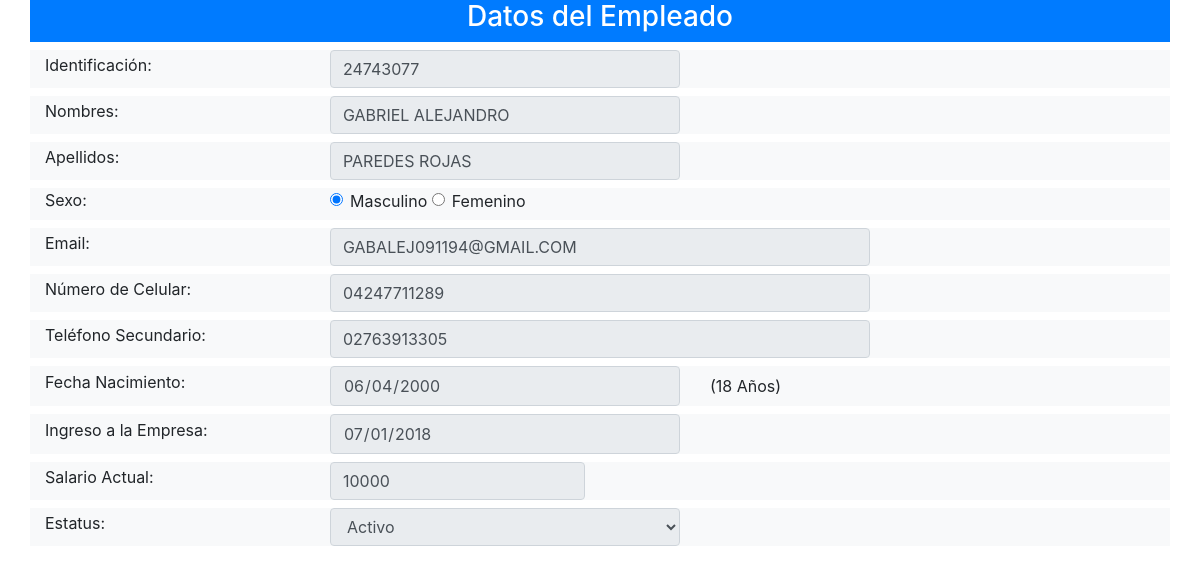
The page /frontend/pantalla/empleado/ver_empleado.php on the database its author committed.
### tables this page shows
CREATE TABLE IF NOT EXISTS `empleado` (
  `cod_emp` int(11) NOT NULL AUTO_INCREMENT,
  `dni_emp` varchar(10) NOT NULL,
  `nom_emp` varchar(25) NOT NULL,
  `ape_emp` varchar(25) NOT NULL,
  `sex_emp` char(1) NOT NULL,
  `te1_emp` varchar(15) NOT NULL,
  `te2_emp` varchar(15) DEFAULT NULL,
  `nac_emp` date NOT NULL,
  `ing_emp` date NOT NULL,
  `sal_emp` float NOT NULL,
  `dir_emp` varchar(80) NOT NULL,
  `ema_emp` varchar(80) NOT NULL,
  `est_emp` char(1) NOT NULL,
  PRIMARY KEY (`cod_emp`)
);

### backend/clase/permiso.class.php (called while the page is built, shortened)
<?php
require_once("utilidad.class.php");
class permiso extends utilidad
{   public $cod_per;
	public function validar_acceso($id_opc,$fky_usuario)
	{
		$sql="select est_per
		      from  permiso
		      where
		      fky_opcion=$id_opc and
		      fky_usuario=$fky_usuario";
		      return $this->ejecutar($sql);
	}
}
?>

### backend/clase/utilidad.class.php (called while the page is built, shortened)
<?php
class utilidad
{
    private $servidor="localhost";
    private $usuario="root";
    private $clave="";
    private $base_datos="febrero";
    public  $mysqli;
   public function conectar(){
   		$this->mysqli = new mysqli($this->servidor, $this->usuario, $this->clave, $this->base_datos);
   }
	public function ejecutar($sql){
		return $this->mysqli->query($sql);
	}
	public function extraer_dato($pun_bds){
		return $pun_bds->fetch_assoc();
	}
  public function calcular_edad($fecha)
  {
    list($Y,$m,$d) = explode("-",$fecha);
    return( date("md") < $m.$d ? date("Y")-$Y-1 : date("Y")-$Y );
  }
}
?>

### backend/clase/empleado.class.php (called while the page is built, shortened)
<?php
require_once("utilidad.class.php");
class empleado extends utilidad
{
   public function filtrar($cod_emp,$dni_emp,$nom_emp,$ape_emp){
        $where="where 1=1";
        $filtro1 = ($cod_emp!="") ? "and cod_emp=$cod_emp":"";
        $filtro2 = ($dni_emp!="") ? "and dni_emp='$dni_emp'":"";
        $filtro3 = ($nom_emp!="") ? "and nom_emp like '%$nom_emp%'":"";
        $filtro4 = ($ape_emp!="") ? "and ape_emp like '%$ape_emp%'":"";
   		  $sql="select * from empleado $where $filtro1 $filtro2 $filtro3 $filtro4";
   	    return $this->ejecutar($sql);
   }
}
?>

### frontend/pantalla/empleado/ver_empleado.php (the view, shortened to what this page needs)
<?php
require("../../../backend/clase/empleado.class.php");
require("../../../backend/clase/permiso.class.php");
$obj=new empleado;
$objPermiso=new permiso;
$permiso=$objPermiso->validar_acceso($opcion=1,$fky_usuario=1,$token=md5("12345"));
$acceso=$objPermiso->extraer_dato($permiso);
if($acceso["est_per"]=="A")
{
$resultado=$obj->filtrar($obj->cod_emp,$dni_emp="",$nom_emp="",$ape_emp="");
$datos=$obj->extraer_dato($resultado);
?>
<!DOCTYPE html>
<html lang="en">
<head>
	<link rel="stylesheet" href="../../bootstrap-4.0/css/bootstrap.min.css">
</head>
<body>
<form action="../../../backend/controlador/empleado.php" method="POST">
	<div class="container">
	 <div class="row bg-primary text-white">
	 	 <div class="col-12 text-center">
	  	<h3>Datos del Empleado</h3>
	 	 </div>
	  </div>
	  <div class="row mt-2 bg-light">
		<div class="col-md-3 col-12 align-self-center">
		     <label for="">Identificación:</label>
		</div>
		<div class="col-md-4 col-12">
		    <input type="text" class="form-control" value="<?php echo $datos['dni_emp']; ?>" readonly>
		</div>
	  </div>
	  <div class="row mt-2 bg-light">
		<div class="col-md-3 col-12 align-self-center ">
		     <label for="">Nombres:</label>
		</div>
		<div class="col-md-4 col-12">
		    <input type="text"  class="form-control text-uppercase" value="<?php echo $datos['nom_emp']; ?>" readonly>
		</div>
	  </div>
	   <div class="row mt-2 bg-light">
		<div class="col-md-3 col-12 align-self-center">
		     <label for="">Apellidos:</label>
		</div>
		<div class="col-md-4 col-12">
		    <input type="text" class="form-control text-uppercase" value="<?php echo $datos['ape_emp']; ?>" readonly>
		</div>
	  </div>
	   <div class="row mt-2 bg-light">
		<div class="col-md-3 col-12 align-self-center">
		     <label for="">Sexo:</label>
		</div>
		<div class="col-md-4 col-12">
		  <div class="form-check-inline">
						<label class="form-check-label">
						<?php
							$checked = ($datos['sex_emp']=="M") ? "checked":"";
							echo "<input type='radio' name='sex_emp' class='form-check-input mr-2' value='M' $checked>Masculino";
						?>
						</label>
						<label class="form-check-label">
						<?php
							$checked = ($datos['sex_emp']=="F") ? "checked":"";
							echo "<input type='radio' name='sex_emp'  class='form-check-input mr-2' value='F' $checked>Femenino";
						?>
						</label>
					</div>
		</div>
	  </div>
	   <div class="row mt-2 bg-light"">
		<div class="col-md-3 col-12 align-self-center">
		     <label for="">Email:</label>
		</div>
		<div class="col-md-6 col-12">
		    <input type="text" class="form-control text-uppercase" value="<?php echo $datos['ema_emp']; ?>" readonly>
		</div>
	  </div>
	  <div class="row mt-2 bg-light">
	  <div class="col-md-3 col-12 align-self-center">
		     <label for="">Número de Celular:</label>
		</div>
		<div class="col-md-6 col-12">
		    <input type="text" class="form-control" value="<?php echo $datos['te1_emp']; ?>" readonly>
		</div>
	  </div>
	  <div class="row mt-2 bg-light"">
	  <div class="col-md-3 col-12 align-self-center">
		     <label for="">Teléfono Secundario:</label>
		</div>
		<div class="col-md-6 col-12">
		    <input type="text" class="form-control" value="<?php echo $datos['te2_emp']; ?>" readonly>
		</div>
	  </div>
	  <div class="row mt-2 bg-light">
	  <div class="col-md-3 col-12 align-self-center">
		     <label for="">Fecha Nacimiento:</label>
		</div>
		<div class="col-md-4 col-12">
		    <input type="date" name="nac_emp" id="nac_emp"  class="form-control" value="<?php echo $datos['nac_emp']; ?>" readonly>
		</div>
		<div class="col-md-2 col-12 align-self-center">
		    <?php echo "(".$obj->calcular_edad($datos['nac_emp'])." Años)"?>
		</div>
	  </div>
	  <div class="row mt-2 bg-light">
	  <div class="col-md-3 col-12 align-self-center">
		     <label for="">Ingreso a la Empresa:</label>
		</div>
		<div class="col-md-4 col-12">
		    <input type="date" name="ing_emp" id="ing_emp"  class="form-control" value="<?php echo $datos['ing_emp']; ?>" required readonly>
		</div>
	  </div>
	  <div class="row mt-2 bg-light">
	  <div class="col-md-3 col-12 align-self-center">
		     <label for="">Salario Actual:</label>
		</div>
		<div class="col-md-3 col-12">
		    <input type="text" name="sal_emp" id="sal_emp"  class="form-control" value="<?php echo $datos['sal_emp']; ?>" placeholder="Salario Actual" readonly>
		</div>
	  </div>
	  <div class="row mt-2 bg-light">
	     <div class="col-md-3 col-12 align-self-center">
		     <label for="">Estatus:</label>
		</div>
	  <div class="col-md-4 col-12">
	  <fieldset disabled>
	     <select class='form-control'>
		 <?php
		 $selected = ($datos['est_emp']=='A') ? "selected":"";
		 echo "<option value='A' $selected>Activo</option>";
		 ?>
		</select>
		</fieldset>
	   </div>
	  </div>
	</div>
</form>
</body>
</html>
<?php
}else{
	$obj->mensaje("danger","No tienes permiso de accesar a esta p&aacute;gina");
}
?>

### rows shown on the page
empleado: dni_emp "24743077", nom_emp "Gabriel Alejandro", ape_emp "Paredes Rojas", ema_emp "gabalej091194@gmail.com", te1_emp "04247711289", te2_emp "02763913305", nac_emp "06/04/2000", nac_emp "18", ing_emp "07/01/2018", sal_emp "10000"
